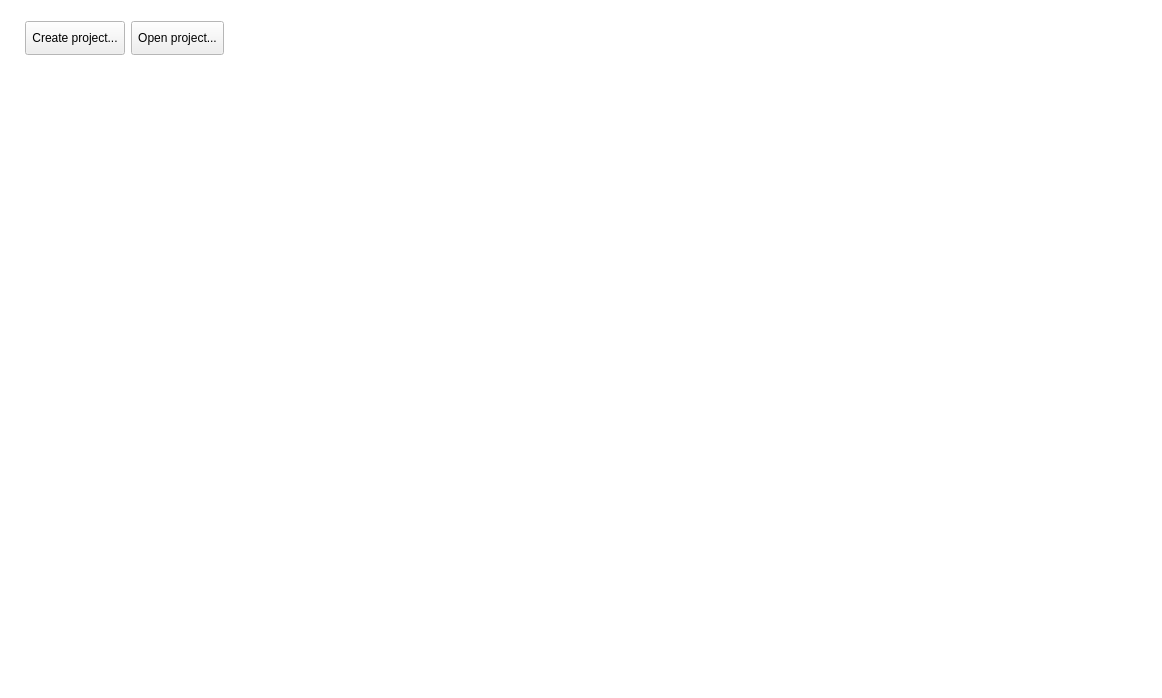
<?xml version="1.0" encoding="UTF-8"?>
<ui version="4.0">
 <class>MSIMWelcomeScreen</class>
 <widget class="QWidget" name="MSIMWelcomeScreen">
  <property name="geometry">
   <rect>
    <x>0</x>
    <y>0</y>
    <width>1162</width>
    <height>698</height>
   </rect>
  </property>
  <property name="palette">
   <palette>
    <active>
     <colorrole role="Base">
      <brush brushstyle="SolidPattern">
       <color alpha="255">
        <red>255</red>
        <green>255</green>
        <blue>255</blue>
       </color>
      </brush>
     </colorrole>
     <colorrole role="Window">
      <brush brushstyle="SolidPattern">
       <color alpha="255">
        <red>255</red>
        <green>255</green>
        <blue>255</blue>
       </color>
      </brush>
     </colorrole>
    </active>
    <inactive>
     <colorrole role="Base">
      <brush brushstyle="SolidPattern">
       <color alpha="255">
        <red>255</red>
        <green>255</green>
        <blue>255</blue>
       </color>
      </brush>
     </colorrole>
     <colorrole role="Window">
      <brush brushstyle="SolidPattern">
       <color alpha="255">
        <red>255</red>
        <green>255</green>
        <blue>255</blue>
       </color>
      </brush>
     </colorrole>
    </inactive>
    <disabled>
     <colorrole role="Base">
      <brush brushstyle="SolidPattern">
       <color alpha="255">
        <red>255</red>
        <green>255</green>
        <blue>255</blue>
       </color>
      </brush>
     </colorrole>
     <colorrole role="Window">
      <brush brushstyle="SolidPattern">
       <color alpha="255">
        <red>255</red>
        <green>255</green>
        <blue>255</blue>
       </color>
      </brush>
     </colorrole>
    </disabled>
   </palette>
  </property>
  <property name="windowTitle">
   <string>Form</string>
  </property>
  <property name="autoFillBackground">
   <bool>true</bool>
  </property>
  <layout class="QGridLayout" name="gridLayout">
   <item row="3" column="0">
    <widget class="QTextBrowser" name="textBrowser">
     <property name="frameShape">
      <enum>QFrame::NoFrame</enum>
     </property>
     <property name="openLinks">
      <bool>false</bool>
     </property>
    </widget>
   </item>
   <item row="2" column="0">
    <spacer name="verticalSpacer">
     <property name="orientation">
      <enum>Qt::Vertical</enum>
     </property>
     <property name="sizeType">
      <enum>QSizePolicy::Fixed</enum>
     </property>
     <property name="sizeHint" stdset="0">
      <size>
       <width>20</width>
       <height>10</height>
      </size>
     </property>
    </spacer>
   </item>
   <item row="1" column="0">
    <layout class="QHBoxLayout" name="horizontalLayout">
     <item>
      <spacer name="horizontalSpacer_2">
       <property name="orientation">
        <enum>Qt::Horizontal</enum>
       </property>
       <property name="sizeType">
        <enum>QSizePolicy::Fixed</enum>
       </property>
       <property name="sizeHint" stdset="0">
        <size>
         <width>14</width>
         <height>20</height>
        </size>
       </property>
      </spacer>
     </item>
     <item>
      <widget class="QToolButton" name="toolButtonNewProject">
       <property name="minimumSize">
        <size>
         <width>0</width>
         <height>34</height>
        </size>
       </property>
       <property name="text">
        <string>Create project...</string>
       </property>
       <property name="icon">
        <iconset resource="../resources/MasterSimulator.qrc">
         <normaloff>:/gfx/actions/64x64/new.png</normaloff>:/gfx/actions/64x64/new.png</iconset>
       </property>
       <property name="iconSize">
        <size>
         <width>32</width>
         <height>32</height>
        </size>
       </property>
       <property name="toolButtonStyle">
        <enum>Qt::ToolButtonTextBesideIcon</enum>
       </property>
      </widget>
     </item>
     <item>
      <widget class="QToolButton" name="toolButtonOpenProject">
       <property name="minimumSize">
        <size>
         <width>0</width>
         <height>34</height>
        </size>
       </property>
       <property name="text">
        <string>Open project...</string>
       </property>
       <property name="icon">
        <iconset resource="../resources/MasterSimulator.qrc">
         <normaloff>:/gfx/actions/64x64/open.png</normaloff>:/gfx/actions/64x64/open.png</iconset>
       </property>
       <property name="iconSize">
        <size>
         <width>32</width>
         <height>32</height>
        </size>
       </property>
       <property name="toolButtonStyle">
        <enum>Qt::ToolButtonTextBesideIcon</enum>
       </property>
      </widget>
     </item>
     <item>
      <spacer name="horizontalSpacer">
       <property name="orientation">
        <enum>Qt::Horizontal</enum>
       </property>
       <property name="sizeHint" stdset="0">
        <size>
         <width>40</width>
         <height>20</height>
        </size>
       </property>
      </spacer>
     </item>
    </layout>
   </item>
   <item row="0" column="0">
    <spacer name="verticalSpacer_2">
     <property name="orientation">
      <enum>Qt::Vertical</enum>
     </property>
     <property name="sizeType">
      <enum>QSizePolicy::Fixed</enum>
     </property>
     <property name="sizeHint" stdset="0">
      <size>
       <width>20</width>
       <height>10</height>
      </size>
     </property>
    </spacer>
   </item>
  </layout>
 </widget>
 <resources>
  <include location="../resources/MasterSimulator.qrc"/>
 </resources>
 <connections/>
</ui>
